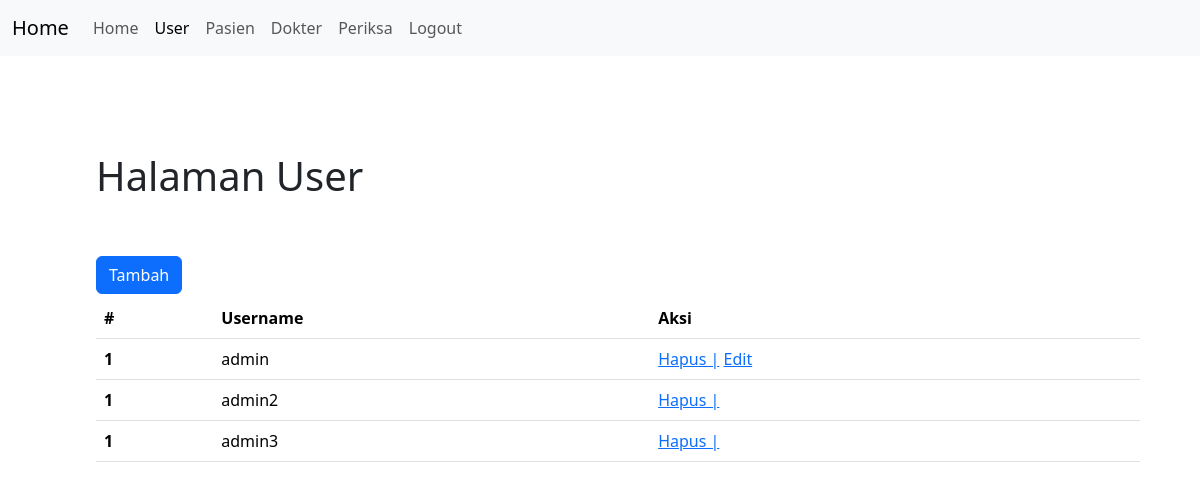
The page /user.php (signed in) on the database its author committed.
### tables this page shows
CREATE TABLE `user` (
  `id` int(11) NOT NULL,
  `username` varchar(50) NOT NULL,
  `password` varchar(255) NOT NULL
);

### functions.php (called while the page is built, shortened)
<?php
$conn = mysqli_connect("localhost", "root", "root", "naja_uts");
function query($query)
{
    global $conn;
    $result = mysqli_query($conn, $query);
    $rows = [];
    while ($row = mysqli_fetch_assoc($result)) {
        $rows[] = $row;
    }
    return $rows;
}

### user.php (the view, shortened to what this page needs)
<?php
require 'functions.php';
$userData = query("SELECT * FROM user");
?>
<!DOCTYPE html>
<html lang="en">
<head>
    <link href="https://cdn.jsdelivr.net/npm/bootstrap@5.3.3/dist/css/bootstrap.min.css" rel="stylesheet">
  </head>
  <body>
  <nav class="navbar navbar-expand-lg bg-body-tertiary">
    <div class="container-fluid">
        <a class="navbar-brand" href="#">Home</a>
        <div class="collapse navbar-collapse" id="navbarNav">
        <ul class="navbar-nav">
            <li class="nav-item">
            <a class="nav-link" href="home.php">Home</a>
            </li>
            <li class="nav-item">
            <a class="nav-link active" aria-current="page" href="user.php">User</a>
            </li>
            <li class="nav-item">
            <a class="nav-link" href="pasien.php">Pasien</a>
            </li>
            <li class="nav-item">
            <a class="nav-link" href="dokter.php">Dokter</a>
            </li>
            <li class="nav-item">
            <a class="nav-link" href="periksa.php">Periksa</a>
            </li>
            <li class="nav-item">
            <a class="nav-link" href="logout.php">Logout</a>
            </li>
        </ul>
        </div>
    </div>
    </nav>
    <div class="container p-5 m-5">
        <h1>Halaman User</h1>
        <a href="register.php" class="btn btn-primary mt-5">Tambah</a>
        <table class="table mt-1">
        <thead>
            <tr>
            <th scope="col">#</th>
            <th scope="col">Username</th>
            <th scope="col">Aksi</th>
            </tr>
        </thead>
        <tbody>
        <?php $i = 1;
        foreach ($userData as $m) : ?>
            <tr>
                <th scope="row"><?= $i?></th>
                <td><?= $m['username']?></td>
                <td>
                    <a href="hapusUser.php?id=<?= $m['id'] ?>">Hapus |</a>
                    <?php if($_SESSION['username'] == $m['username']):?>
                    <a href="editUser.php?id=<?= $m['id'] ?>"> Edit</a>
                    <?php endif;?>
                </td>
            </tr>
            <?php endforeach; ?>
        </tbody>
        </table>
    </div>
  </body>
</html>

### rows shown on the page
user: username "admin"
user: username "admin2"
user: username "admin3"
